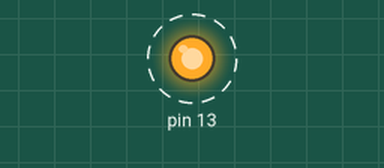
Recording of a sketch running on a simulated Arduino Uno, built with avr-gcc and run on an emulated ATmega328P. Parts: output pins drawn as LEDs (lit = HIGH). Dashed ring = blinking.

Above: at 0.2 s.
Timing chart, 0 to 3.0 s (numbered marks = the images above):
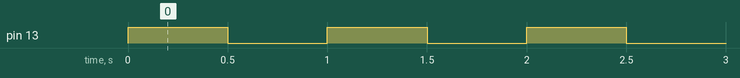

The sketch:

myprogram.ino
```cpp
#include "myfunctions.h"

void setup() {
    pinMode(13, OUTPUT);
}

void loop() {
    blinkLED(13, 500);
}
```

myfunctions.cpp
```cpp
#include "myfunctions.h"
#include <Arduino.h>

void blinkLED(int pin, int delayTime) {
    digitalWrite(pin, HIGH);
    delay(delayTime);
    digitalWrite(pin, LOW);
    delay(delayTime);
}
```

myfunctions.h
```cpp
#ifndef MYFUNCTIONS_H
#define MYFUNCTIONS_H

// Declare your functions here
void blinkLED(int pin, int delayTime);

#endif
```

Measured:
- by itself, pin 13: alternates HIGH for 0.50 s and LOW for 0.50 s
